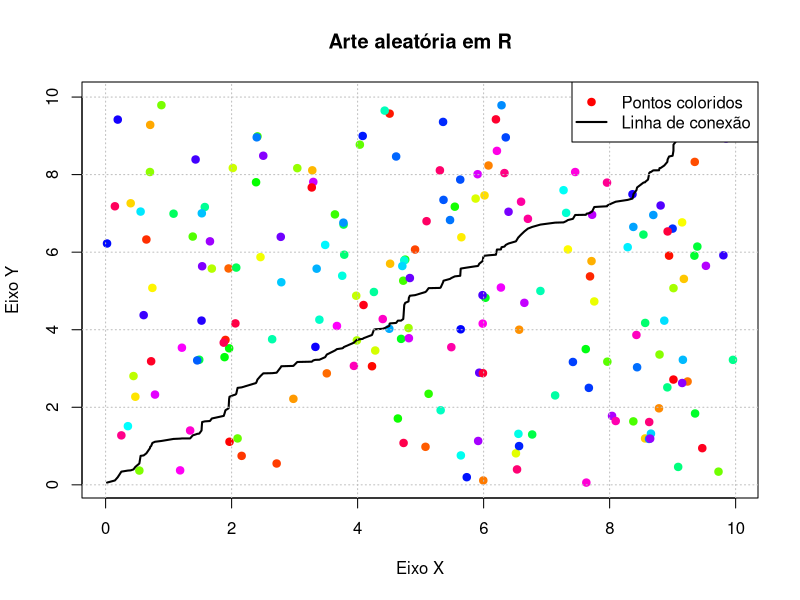

Write R code to recreate this figure.
# Análise R

x <- runif(200, min = 0, max = 10)
y <- runif(200, min = 0, max = 10)

cores <- rainbow(200)

plot(x, y,
     col = cores,
     pch = 19,
     main = "Arte aleatória em R",
     xlab = "Eixo X",
     ylab = "Eixo Y")

lines(sort(x), sort(y), col = "black", lwd = 2)

grid(col = "gray", lty = "dotted")

legend("topright",
       legend = c("Pontos coloridos", "Linha de conexão"),
       col = c("red", "black"),
       pch = c(19, NA),
       lty = c(NA, 1),
       lwd = c(NA, 2))
